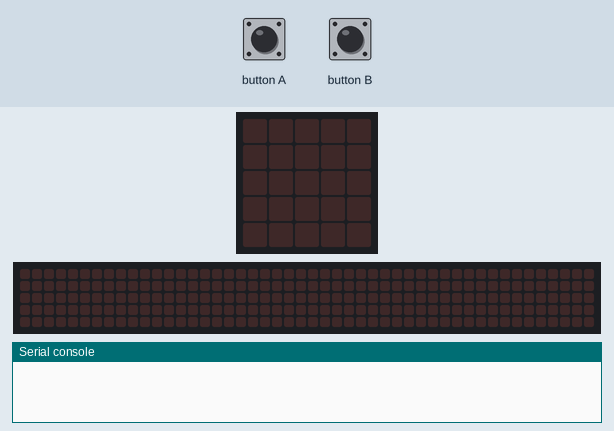
Recording of a program running on a simulated BBC micro:bit (MakeCode). Parts: the board's 5×5 LED display, a strip that is not on the board, showing the scrolling text unrolled, the last lines printed to the serial console. The inputs (shaded band) are chosen by the test bench. No radio messages arrive unless stated (any console line starting 'radio sent:' is added by the test bench); the 48×5 strip is a reading aid, not a part: it shows the text the display is scrolling, unrolled, one strip-width of it at a time.

Above: at 1.2 s.
1.3 s: button A pressed for 0.15 s
At 1.52 s:
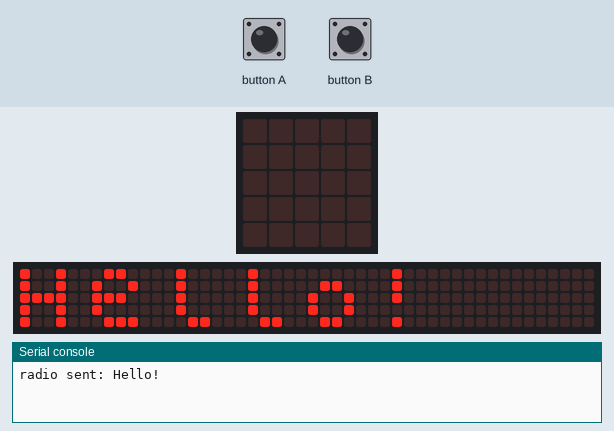
4.3 s: button B pressed for 0.15 s
7.4 s: button A pressed for 0.15 s
At 7.97 s:
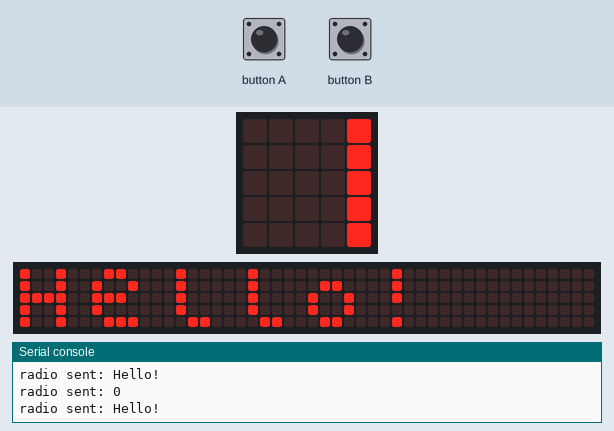
15.5 s: button A pressed for 0.15 s
At 15.72 s:
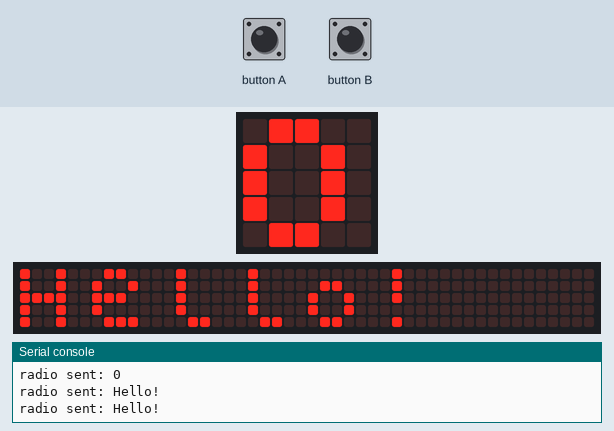

Measured:
- after the input at 1.3 s, the display: changes after 0.15 s (image 1)
- after the input at 7.4 s, the display: first changes after 0.35 s (image 2 shows a later state)
- after the input at 15.5 s, the display: changes after 0.15 s (image 3)

The program:

main.ts
```typescript
input.onButtonPressed(Button.A, function () {
    radio.sendString("Hello!")
    basic.showString("Hello!")
})
input.onButtonPressed(Button.B, function () {
    radio.sendNumber(0)
    basic.showNumber(0)
})
radio.setGroup(1)
basic.forever(function () {

})
```

test.ts
```typescript
// 在此处测试；当此软件包作为插件使用时，将不会编译此软件包。
```
